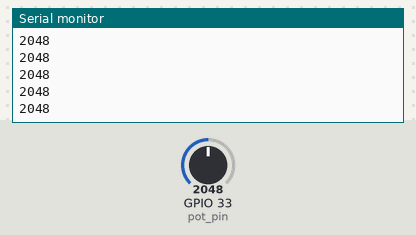
A sketch run on a simulated ESP32. On the bench: the last lines printed to the serial monitor. Inputs (shaded band) come from the test bench; at power-on: GPIO 33 (pot_pin) = 2048.

Above: at 1.2 s.
1.3 s: GPIO 33 (pot_pin) set to 2866
At 1.32 s:
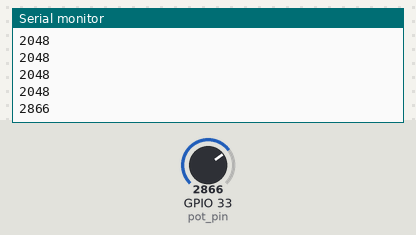
2.8 s: GPIO 33 (pot_pin) set to 3603
At 2.82 s:
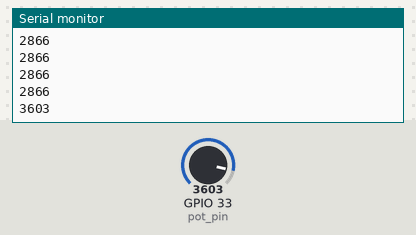
Timing chart, 0 to 5.8 s (numbered marks = the images above; inputs shaded):
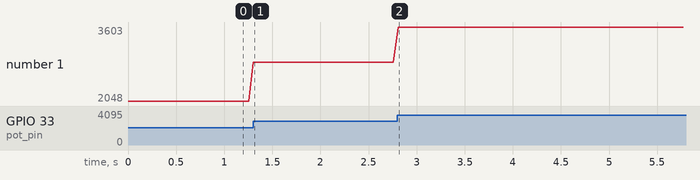

Measured:
- after the input at 1.3 s, the serial monitor: prints a new line at once (image 1)
- after the input at 2.8 s, the serial monitor: prints a new line at once (image 2)
- plotted number 1: 2048 → 2866 after the input at 1.3 s, 2866 → 3603 after the input at 2.8 s

The sketch:

Analog_Read_1.ino
```cpp
int pot_pin = 33;
int value = 0;
void setup() {
  // put your setup code here, to run once:
pinMode(pot_pin,INPUT);
Serial.begin(115200);
}

void loop() {
  // put your main code here, to run repeatedly:
value = analogRead(pot_pin);
Serial.println(value);
delay(50);

}
```
